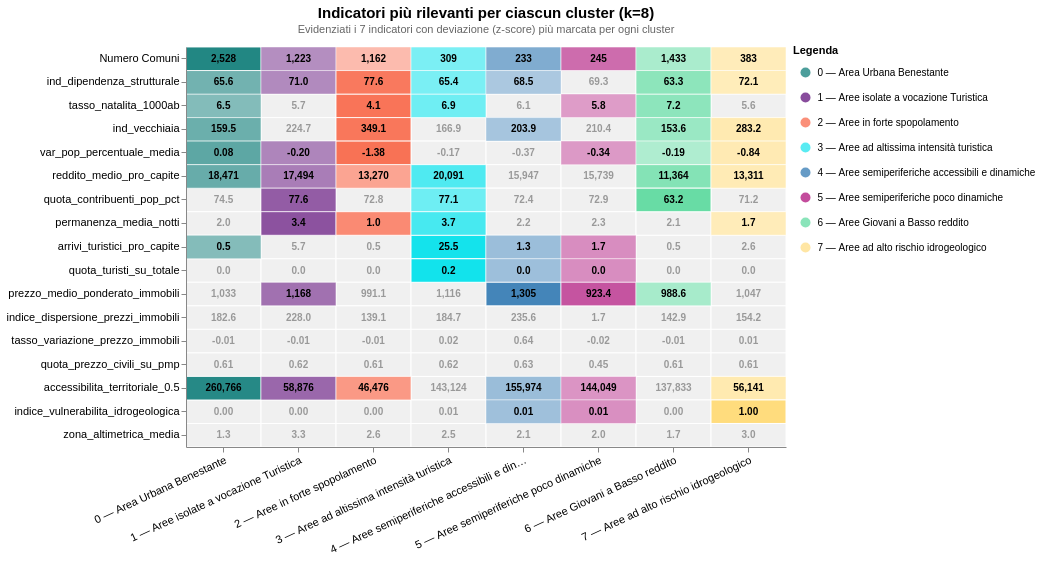

Describe this chart as a Vega-Lite specification.
### Vega-Lite specification from a JSON file in a GitHub repository (floating-point values rounded to 4 significant figures; data arrays with more than 128 entries replaced by an {"elided": "..."} marker saying what was removed)
{"background": "transparent", "view": {"stroke": "transparent"}, "axis": {"labelFontSize": 11, "titleFontSize": 12, "grid": false}, "header": {"labelFontSize": 11, "titleFontSize": 12}, "hconcat": [{"layer": [{"mark": {"type": "rect", "color": "#f0f0f0", "stroke": "white", "strokeWidth": 1}, "encoding": {"x": {"axis": {"labelAngle": -25, "labelFontSize": 11, "labelLimit": 220}, "field": "x_label", "sort": ["0 — Area Urbana Benestante", "1 — Aree isolate a vocazione Turistica", "2 — Aree in forte spopolamento", "3 — Aree ad altissima intensità turistica", "4 — Aree semiperiferiche accessibili e dinamiche", "5 — Aree semiperiferiche poco dinamiche", "6 — Aree Giovani a Basso reddito", "7 — Aree ad alto rischio idrogeologico"], "title": null, "type": "nominal"}, "y": {"axis": {"labelExpr": "datum.value == 'numero_comuni' ? 'Numero Comuni' : datum.value == 'indice_dipendenza_medio' ? 'ind_dipendenza_strutturale' : datum.value == 'indice_natalita_medio' ? 'tasso_natalita_1000ab' : datum.value == 'indice_anzianita_medio' ? 'ind_vecchiaia' : datum.value == 'variazione_pop_pct_media' ? 'var_pop_percentuale_media' : datum.value == 'reddito_medio_pro_capite' ? 'reddito_medio_pro_capite' : datum.value == 'quota_contribuenti_su_popolazione' ? 'quota_contribuenti_pop_pct' : datum.value == 'zona_altimetrica_media' ? 'zona_altimetrica_media' : datum.value == 'Percentuale_Turisti' ? 'quota_turisti_su_totale' : datum.value == 'permanenza_media_notti' ? 'permanenza_media_notti' : datum.value == 'arrivi_pro_capite' ? 'arrivi_turistici_pro_capite' : datum.value == 'PMP' ? 'prezzo_medio_ponderato_immobili' : datum.value == 'IDP' ? 'indice_dispersione_prezzi_immobili' : datum.value == 'TVP' ? 'tasso_variazione_prezzo_immobili' : datum.value == 'IMX' ? 'quota_prezzo_civili_su_pmp' : datum.value == 'accessibilita_alpha_0.5' ? 'accessibilita_territoriale_0.5' : datum.value == 'IVI_alto_rischio' ? 'indice_vulnerabilita_idrogeologica' : datum.value"}, "field": "indicatore", "sort": ["numero_comuni", "indice_dipendenza_medio", "indice_natalita_medio", "indice_anzianita_medio", "variazione_pop_pct_media", "reddito_medio_pro_capite", "quota_contribuenti_su_popolazione", "permanenza_media_notti", "arrivi_pro_capite", "Percentuale_Turisti", "PMP", "IDP", "TVP", "IMX", "accessibilita_alpha_0.5", "IVI_alto_rischio", "zona_altimetrica_media"], "title": null, "type": "nominal"}}, "transform": [{"filter": "(datum.rilevante === false)"}]}, {"mark": {"type": "rect", "stroke": "white", "strokeWidth": 1}, "encoding": {"color": {"field": "nome_cluster", "legend": null, "scale": {"domain": ["Area Urbana Benestante", "Aree isolate a vocazione Turistica", "Aree in forte spopolamento", "Aree ad altissima intensità turistica", "Aree semiperiferiche accessibili e dinamiche", "Aree semiperiferiche poco dinamiche", "Aree Giovani a Basso reddito", "Aree ad alto rischio idrogeologico"], "range": ["#007571", "#560072", "#F86040", "#12E3EC", "#2571AE", "#A90072", "#59D99D", "#FFDC7D"]}, "type": "nominal"}, "opacity": {"field": "abs_z", "legend": null, "scale": {"domain": [0, 2.645], "range": [0.35, 1]}, "type": "quantitative"}, "x": {"axis": {"labelAngle": -25, "labelFontSize": 11, "labelLimit": 220}, "field": "x_label", "sort": ["0 — Area Urbana Benestante", "1 — Aree isolate a vocazione Turistica", "2 — Aree in forte spopolamento", "3 — Aree ad altissima intensità turistica", "4 — Aree semiperiferiche accessibili e dinamiche", "5 — Aree semiperiferiche poco dinamiche", "6 — Aree Giovani a Basso reddito", "7 — Aree ad alto rischio idrogeologico"], "title": null, "type": "nominal"}, "y": {"axis": {"labelExpr": "datum.value == 'numero_comuni' ? 'Numero Comuni' : datum.value == 'indice_dipendenza_medio' ? 'ind_dipendenza_strutturale' : datum.value == 'indice_natalita_medio' ? 'tasso_natalita_1000ab' : datum.value == 'indice_anzianita_medio' ? 'ind_vecchiaia' : datum.value == 'variazione_pop_pct_media' ? 'var_pop_percentuale_media' : datum.value == 'reddito_medio_pro_capite' ? 'reddito_medio_pro_capite' : datum.value == 'quota_contribuenti_su_popolazione' ? 'quota_contribuenti_pop_pct' : datum.value == 'zona_altimetrica_media' ? 'zona_altimetrica_media' : datum.value == 'Percentuale_Turisti' ? 'quota_turisti_su_totale' : datum.value == 'permanenza_media_notti' ? 'permanenza_media_notti' : datum.value == 'arrivi_pro_capite' ? 'arrivi_turistici_pro_capite' : datum.value == 'PMP' ? 'prezzo_medio_ponderato_immobili' : datum.value == 'IDP' ? 'indice_dispersione_prezzi_immobili' : datum.value == 'TVP' ? 'tasso_variazione_prezzo_immobili' : datum.value == 'IMX' ? 'quota_prezzo_civili_su_pmp' : datum.value == 'accessibilita_alpha_0.5' ? 'accessibilita_territoriale_0.5' : datum.value == 'IVI_alto_rischio' ? 'indice_vulnerabilita_idrogeologica' : datum.value"}, "field": "indicatore", "sort": ["numero_comuni", "indice_dipendenza_medio", "indice_natalita_medio", "indice_anzianita_medio", "variazione_pop_pct_media", "reddito_medio_pro_capite", "quota_contribuenti_su_popolazione", "permanenza_media_notti", "arrivi_pro_capite", "Percentuale_Turisti", "PMP", "IDP", "TVP", "IMX", "accessibilita_alpha_0.5", "IVI_alto_rischio", "zona_altimetrica_media"], "title": null, "type": "nominal"}}, "transform": [{"filter": "(datum.rilevante === true)"}]}, {"mark": {"type": "text", "fontSize": 10, "fontWeight": "bold"}, "encoding": {"color": {"condition": {"test": "datum.rilevante", "value": "black"}, "value": "#999999"}, "text": {"field": "valore_fmt", "type": "nominal"}, "x": {"axis": {"labelAngle": -25, "labelFontSize": 11, "labelLimit": 220}, "field": "x_label", "sort": ["0 — Area Urbana Benestante", "1 — Aree isolate a vocazione Turistica", "2 — Aree in forte spopolamento", "3 — Aree ad altissima intensità turistica", "4 — Aree semiperiferiche accessibili e dinamiche", "5 — Aree semiperiferiche poco dinamiche", "6 — Aree Giovani a Basso reddito", "7 — Aree ad alto rischio idrogeologico"], "title": null, "type": "nominal"}, "y": {"axis": {"labelExpr": "datum.value == 'numero_comuni' ? 'Numero Comuni' : datum.value == 'indice_dipendenza_medio' ? 'ind_dipendenza_strutturale' : datum.value == 'indice_natalita_medio' ? 'tasso_natalita_1000ab' : datum.value == 'indice_anzianita_medio' ? 'ind_vecchiaia' : datum.value == 'variazione_pop_pct_media' ? 'var_pop_percentuale_media' : datum.value == 'reddito_medio_pro_capite' ? 'reddito_medio_pro_capite' : datum.value == 'quota_contribuenti_su_popolazione' ? 'quota_contribuenti_pop_pct' : datum.value == 'zona_altimetrica_media' ? 'zona_altimetrica_media' : datum.value == 'Percentuale_Turisti' ? 'quota_turisti_su_totale' : datum.value == 'permanenza_media_notti' ? 'permanenza_media_notti' : datum.value == 'arrivi_pro_capite' ? 'arrivi_turistici_pro_capite' : datum.value == 'PMP' ? 'prezzo_medio_ponderato_immobili' : datum.value == 'IDP' ? 'indice_dispersione_prezzi_immobili' : datum.value == 'TVP' ? 'tasso_variazione_prezzo_immobili' : datum.value == 'IMX' ? 'quota_prezzo_civili_su_pmp' : datum.value == 'accessibilita_alpha_0.5' ? 'accessibilita_territoriale_0.5' : datum.value == 'IVI_alto_rischio' ? 'indice_vulnerabilita_idrogeologica' : datum.value"}, "field": "indicatore", "sort": ["numero_comuni", "indice_dipendenza_medio", "indice_natalita_medio", "indice_anzianita_medio", "variazione_pop_pct_media", "reddito_medio_pro_capite", "quota_contribuenti_su_popolazione", "permanenza_media_notti", "arrivi_pro_capite", "Percentuale_Turisti", "PMP", "IDP", "TVP", "IMX", "accessibilita_alpha_0.5", "IVI_alto_rischio", "zona_altimetrica_media"], "title": null, "type": "nominal"}}}], "data": {"name": "data-01f33016b85513b9d4ab7f89e2e68a27"}, "height": 400, "title": {"text": "Indicatori più rilevanti per ciascun cluster (k=8)", "dy": -8, "fontSize": 15, "subtitle": "Evidenziati i 7 indicatori con deviazione (z-score) più marcata per ogni cluster", "subtitleColor": "#666666", "subtitleFontSize": 11}, "width": 600}, {"layer": [{"mark": {"type": "circle", "size": 100}, "encoding": {"color": {"field": "nome_cluster", "legend": null, "scale": {"domain": ["Area Urbana Benestante", "Aree isolate a vocazione Turistica", "Aree in forte spopolamento", "Aree ad altissima intensità turistica", "Aree semiperiferiche accessibili e dinamiche", "Aree semiperiferiche poco dinamiche", "Aree Giovani a Basso reddito", "Aree ad alto rischio idrogeologico"], "range": ["#007571", "#560072", "#F86040", "#12E3EC", "#2571AE", "#A90072", "#59D99D", "#FFDC7D"]}, "type": "nominal"}, "x": {"axis": null, "field": "x_pos", "scale": {"domain": [0, 1]}, "title": null, "type": "quantitative"}, "y": {"axis": {"domain": false, "grid": false, "labels": false, "ticks": false}, "field": "cluster", "sort": [0, 1, 2, 3, 4, 5, 6], "title": null, "type": "ordinal"}, "yOffset": {"value": 13}}}, {"mark": {"type": "text", "align": "left", "dx": 12, "fontSize": 10}, "encoding": {"text": {"field": "label", "type": "nominal"}, "x": {"axis": null, "field": "x_pos", "title": null, "type": "quantitative"}, "y": {"axis": {"domain": false, "grid": false, "labels": false, "ticks": false}, "field": "cluster", "sort": [0, 1, 2, 3, 4, 5, 6], "title": null, "type": "ordinal"}, "yOffset": {"value": 13}}}], "data": {"name": "data-b9da6644cdb5d89bc977d47033a32910"}, "height": 200, "title": {"text": "    Legenda", "anchor": "start", "dy": 13, "fontSize": 11}, "width": 250}], "config": {"axis": {"labelFontSize": 11, "titleFontSize": 12, "grid": false}, "background": "transparent", "header": {"labelFontSize": 11, "titleFontSize": 12}, "view": {"stroke": "transparent"}}, "resolve": {"scale": {"color": "independent"}}, "spacing": 5, "$schema": "https://vega.github.io/schema/vega-lite/v5.20.1.json", "datasets": {"data-01f33016b85513b9d4ab7f89e2e68a27": {"elided": "136 records"}, "data-b9da6644cdb5d89bc977d47033a32910": [{"cluster": 0, "nome_cluster": "Area Urbana Benestante", "label": "0 — Area Urbana Benestante", "x_pos": 0.05}, {"cluster": 1, "nome_cluster": "Aree isolate a vocazione Turistica", "label": "1 — Aree isolate a vocazione Turistica", "x_pos": 0.05}, {"cluster": 2, "nome_cluster": "Aree in forte spopolamento", "label": "2 — Aree in forte spopolamento", "x_pos": 0.05}, {"cluster": 3, "nome_cluster": "Aree ad altissima intensità turistica", "label": "3 — Aree ad altissima intensità turistica", "x_pos": 0.05}, {"cluster": 4, "nome_cluster": "Aree semiperiferiche accessibili e dinamiche", "label": "4 — Aree semiperiferiche accessibili e dinamiche", "x_pos": 0.05}, {"cluster": 5, "nome_cluster": "Aree semiperiferiche poco dinamiche", "label": "5 — Aree semiperiferiche poco dinamiche", "x_pos": 0.05}, {"cluster": 6, "nome_cluster": "Aree Giovani a Basso reddito", "label": "6 — Aree Giovani a Basso reddito", "x_pos": 0.05}, {"cluster": 7, "nome_cluster": "Aree ad alto rischio idrogeologico", "label": "7 — Aree ad alto rischio idrogeologico", "x_pos": 0.05}]}}
